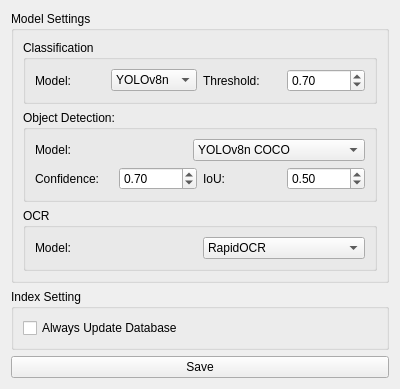
<?xml version="1.0" encoding="UTF-8"?>
<ui version="4.0">
 <class>Settings</class>
 <widget class="QWidget" name="Settings">
  <property name="geometry">
   <rect>
    <x>0</x>
    <y>0</y>
    <width>400</width>
    <height>366</height>
   </rect>
  </property>
  <property name="windowTitle">
   <string>Form</string>
  </property>
  <layout class="QVBoxLayout" name="verticalLayout_4">
   <item>
    <widget class="QGroupBox" name="groupBox">
     <property name="title">
      <string>Model Settings</string>
     </property>
     <layout class="QVBoxLayout" name="verticalLayout_3">
      <item>
       <widget class="QGroupBox" name="groupBox_2">
        <property name="title">
         <string>Classification</string>
        </property>
        <layout class="QHBoxLayout" name="horizontalLayout_8">
         <item>
          <layout class="QHBoxLayout" name="horizontalLayout_2">
           <item>
            <widget class="QLabel" name="label">
             <property name="text">
              <string>Model:</string>
             </property>
            </widget>
           </item>
           <item>
            <widget class="QComboBox" name="comboBox_classification_model">
             <item>
              <property name="text">
               <string>YOLOv8n</string>
              </property>
             </item>
             <item>
              <property name="text">
               <string>YOLOv8s</string>
              </property>
             </item>
             <item>
              <property name="text">
               <string>YOLOv8m</string>
              </property>
             </item>
             <item>
              <property name="text">
               <string>YOLOv8l</string>
              </property>
             </item>
             <item>
              <property name="text">
               <string>YOLOv8x</string>
              </property>
             </item>
            </widget>
           </item>
          </layout>
         </item>
         <item>
          <layout class="QHBoxLayout" name="horizontalLayout_3">
           <item>
            <widget class="QLabel" name="label_4">
             <property name="text">
              <string>Threshold:</string>
             </property>
            </widget>
           </item>
           <item>
            <widget class="QDoubleSpinBox" name="doubleSpinBox_classification_threshold">
             <property name="maximum">
              <double>1.000000000000000</double>
             </property>
             <property name="singleStep">
              <double>0.010000000000000</double>
             </property>
             <property name="value">
              <double>0.700000000000000</double>
             </property>
            </widget>
           </item>
          </layout>
         </item>
        </layout>
       </widget>
      </item>
      <item>
       <widget class="QGroupBox" name="groupBox_3">
        <property name="title">
         <string>Object Detection:</string>
        </property>
        <layout class="QVBoxLayout" name="verticalLayout_2">
         <item>
          <layout class="QHBoxLayout" name="horizontalLayout_4">
           <item>
            <widget class="QLabel" name="label_2">
             <property name="text">
              <string>Model:</string>
             </property>
            </widget>
           </item>
           <item>
            <widget class="QComboBox" name="comboBox_object_detection_model">
             <item>
              <property name="text">
               <string>YOLOv8n COCO</string>
              </property>
             </item>
             <item>
              <property name="text">
               <string>YOLOv8s COCO</string>
              </property>
             </item>
             <item>
              <property name="text">
               <string>YOLOv8m COCO</string>
              </property>
             </item>
             <item>
              <property name="text">
               <string>YOLOv8l  COCO</string>
              </property>
             </item>
             <item>
              <property name="text">
               <string>YOLOv8x  COCO</string>
              </property>
             </item>
             <item>
              <property name="text">
               <string>YOLOv8n Open Image v7</string>
              </property>
             </item>
             <item>
              <property name="text">
               <string>YOLOv8s Open Image v7</string>
              </property>
             </item>
             <item>
              <property name="text">
               <string>YOLOv8m Open Image v7</string>
              </property>
             </item>
             <item>
              <property name="text">
               <string>YOLOv8l Open Image v7</string>
              </property>
             </item>
             <item>
              <property name="text">
               <string>YOLOv8x Open Image v7</string>
              </property>
             </item>
            </widget>
           </item>
          </layout>
         </item>
         <item>
          <layout class="QHBoxLayout" name="horizontalLayout_9">
           <item>
            <layout class="QHBoxLayout" name="horizontalLayout_7">
             <item>
              <widget class="QLabel" name="label_5">
               <property name="text">
                <string>Confidence:</string>
               </property>
              </widget>
             </item>
             <item>
              <widget class="QDoubleSpinBox" name="doubleSpinBox_object_detection_confidence">
               <property name="maximum">
                <double>1.000000000000000</double>
               </property>
               <property name="singleStep">
                <double>0.010000000000000</double>
               </property>
               <property name="value">
                <double>0.700000000000000</double>
               </property>
              </widget>
             </item>
            </layout>
           </item>
           <item>
            <layout class="QHBoxLayout" name="horizontalLayout_6">
             <item>
              <widget class="QLabel" name="label_6">
               <property name="text">
                <string>IoU:</string>
               </property>
              </widget>
             </item>
             <item>
              <widget class="QDoubleSpinBox" name="doubleSpinBox_object_detection_iou">
               <property name="maximum">
                <double>1.000000000000000</double>
               </property>
               <property name="singleStep">
                <double>0.010000000000000</double>
               </property>
               <property name="value">
                <double>0.500000000000000</double>
               </property>
              </widget>
             </item>
            </layout>
           </item>
          </layout>
         </item>
        </layout>
       </widget>
      </item>
      <item>
       <widget class="QGroupBox" name="groupBox_4">
        <property name="title">
         <string>OCR</string>
        </property>
        <layout class="QVBoxLayout" name="verticalLayout">
         <item>
          <layout class="QHBoxLayout" name="horizontalLayout_5">
           <item>
            <widget class="QLabel" name="label_3">
             <property name="text">
              <string>Model:</string>
             </property>
            </widget>
           </item>
           <item>
            <widget class="QComboBox" name="comboBox_OCR_model">
             <item>
              <property name="text">
               <string>RapidOCR</string>
              </property>
             </item>
            </widget>
           </item>
          </layout>
         </item>
        </layout>
       </widget>
      </item>
     </layout>
    </widget>
   </item>
   <item>
    <widget class="QGroupBox" name="groupBox_5">
     <property name="title">
      <string>Index Setting</string>
     </property>
     <layout class="QVBoxLayout" name="verticalLayout_5">
      <item>
       <widget class="QCheckBox" name="checkBox_update">
        <property name="text">
         <string>Always Update Database</string>
        </property>
       </widget>
      </item>
     </layout>
    </widget>
   </item>
   <item>
    <widget class="QPushButton" name="pushButton_save">
     <property name="text">
      <string>Save</string>
     </property>
    </widget>
   </item>
  </layout>
 </widget>
 <resources/>
 <connections/>
</ui>
